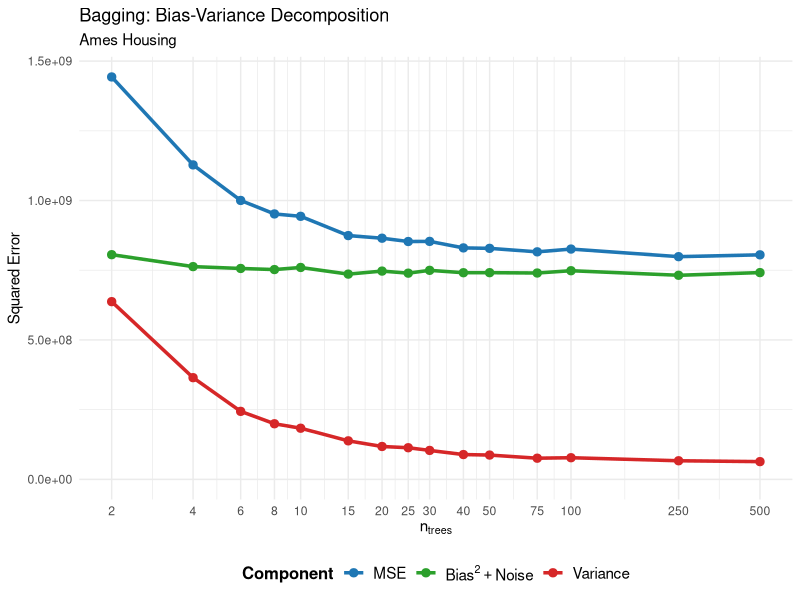

Reproduce this figure in R.
library(tidyverse)

# Data from your bagging table
bagging_results <- data.frame(
  n_trees = c(2, 4, 6, 8, 10, 15, 20, 25, 30, 40, 50, 75, 100, 250, 500),
  Bias2_Noise = c(805794765, 763020689, 756373243, 752435371, 759921936, 
                  736082275, 746951631, 739519427, 749650763, 
                  741108542, 741291729, 740049554, 748280505, 731938643, 741563629),
  Variance = c(637369121, 364741959, 243897140, 199455429, 183442470, 
               138183732, 117930415, 113488322, 103795850, 
               88999055, 87194755, 75922388, 77653702, 66749169, 63677935),
  MSE = c(1443163886, 1127762648, 1000270382, 951890800, 943364406, 
          874266007, 864882046, 853007749, 853446613, 
          830107597, 828486484, 815971941, 825934207, 798687812, 805241564)
)

# Reshape data for plotting
plot_data <- bagging_results %>%
  select(n_trees, MSE, Bias2_Noise, Variance) %>%
  pivot_longer(cols = c(MSE, Bias2_Noise, Variance),
               names_to = "Component",
               values_to = "Error")

# Order the components for consistent legend
plot_data$Component <- factor(plot_data$Component, 
                              levels = c("MSE", "Bias2_Noise", "Variance"))

# Create the plot
p <- ggplot(plot_data, aes(x = n_trees, y = Error, color = Component, group = Component)) +
  geom_line(size = 1.2) +
  geom_point(size = 2.5) +
  scale_x_continuous(trans = "log10", 
                     breaks = c(2, 4, 6, 8, 10, 15, 20, 25, 30, 40, 50, 75, 100, 250, 500)) +
  scale_y_continuous(limits = c(0, NA)) +
  scale_color_manual(
    name = "Component",
    values = c("MSE" = "#1f77b4", "Bias2_Noise" = "#2ca02c", "Variance" = "#d62728"),
    labels = c(
      "MSE" = "MSE",
      "Bias2_Noise" = expression(Bias^2 + Noise),
      "Variance" = "Variance"
    )
  ) +
  labs(
    title = "Bagging: Bias-Variance Decomposition",
    subtitle = "Ames Housing",
    x = expression(n[trees]),
    y = "Squared Error"
  ) +
  theme_minimal() +
  theme(
    legend.position = "bottom",
    legend.text = element_text(size = 11),
    legend.title = element_text(size = 12, face = "bold")
  )

# Display the plot
print(p)
